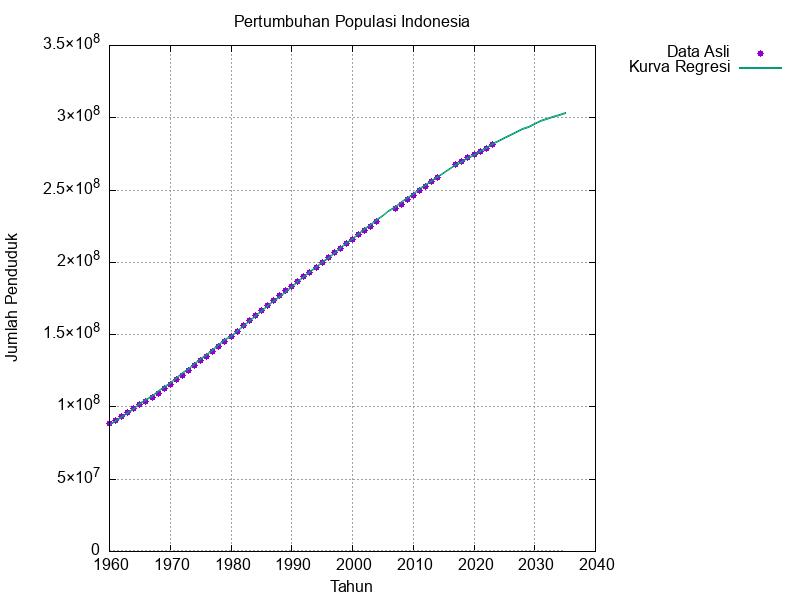

Generate this figure with gnuplot:
set terminal png size 800,600
set output 'population_regression.png'
set title 'Pertumbuhan Populasi Indonesia'
set xlabel 'Tahun'
set ylabel 'Jumlah Penduduk'
set grid
set key outside
plot 'population_regression.dat' index 0 using 1:2 with points pointtype 7 pointsize 1 title 'Data Asli', \
     'population_regression.dat' index 1 using 1:2 with lines lw 2 title 'Kurva Regresi', \
     2005 notitle with lines lt 0 lw 1 dashtype 2, \
     2006 notitle with lines lt 0 lw 1 dashtype 2, \
     2015 notitle with lines lt 0 lw 1 dashtype 2, \
     2016 notitle with lines lt 0 lw 1 dashtype 2
